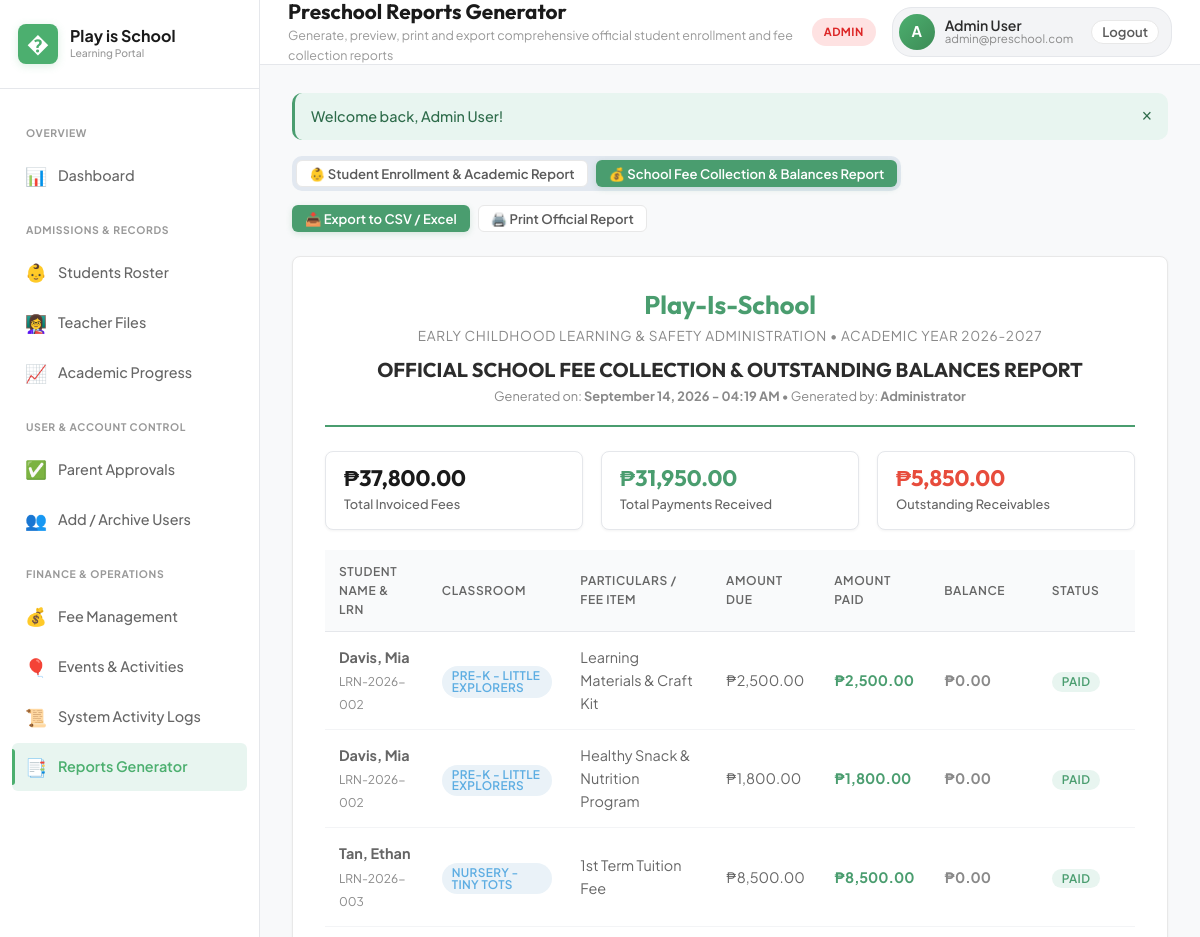
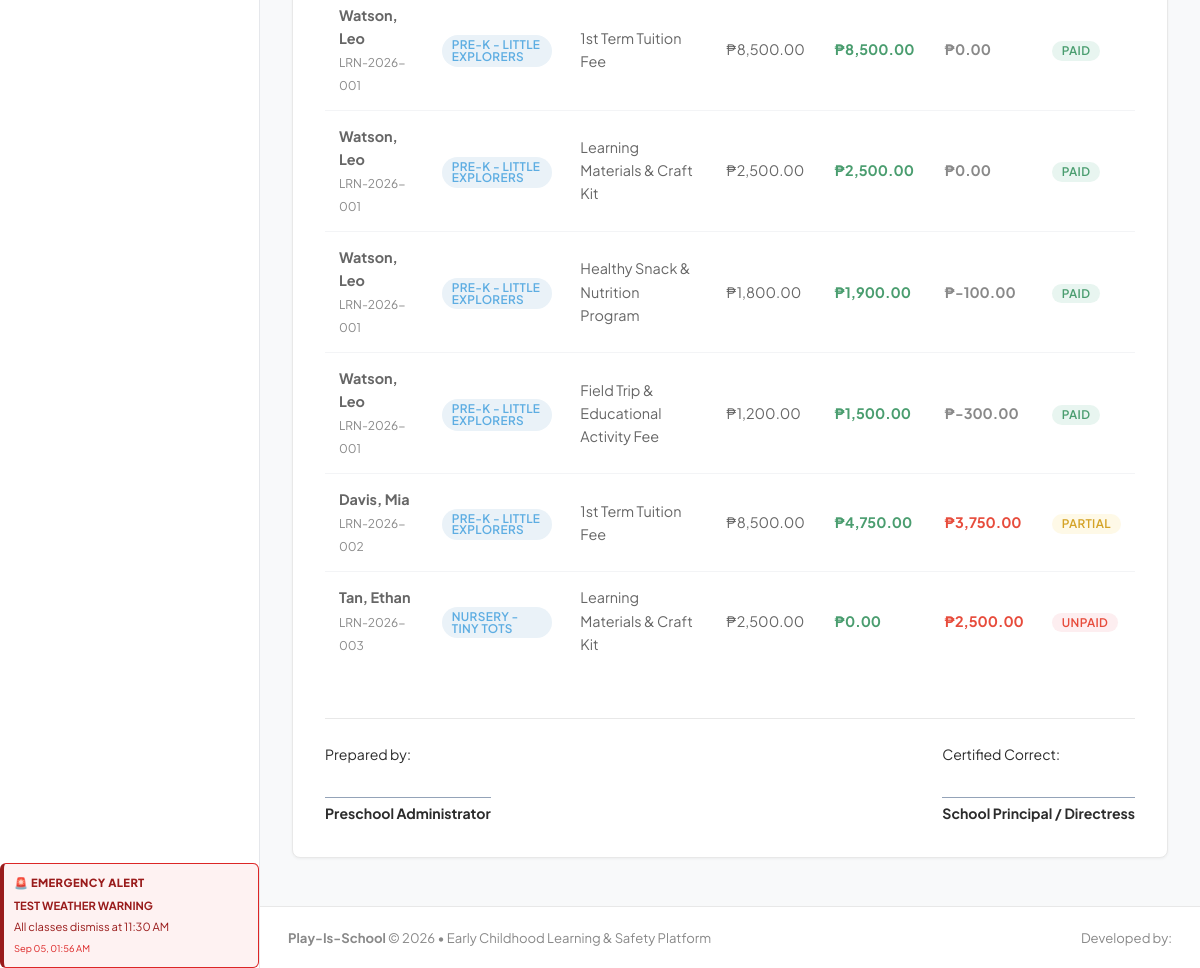
The app's page /admin/reports.php?type=fees (signed in), older data (2 pictures, top to bottom).
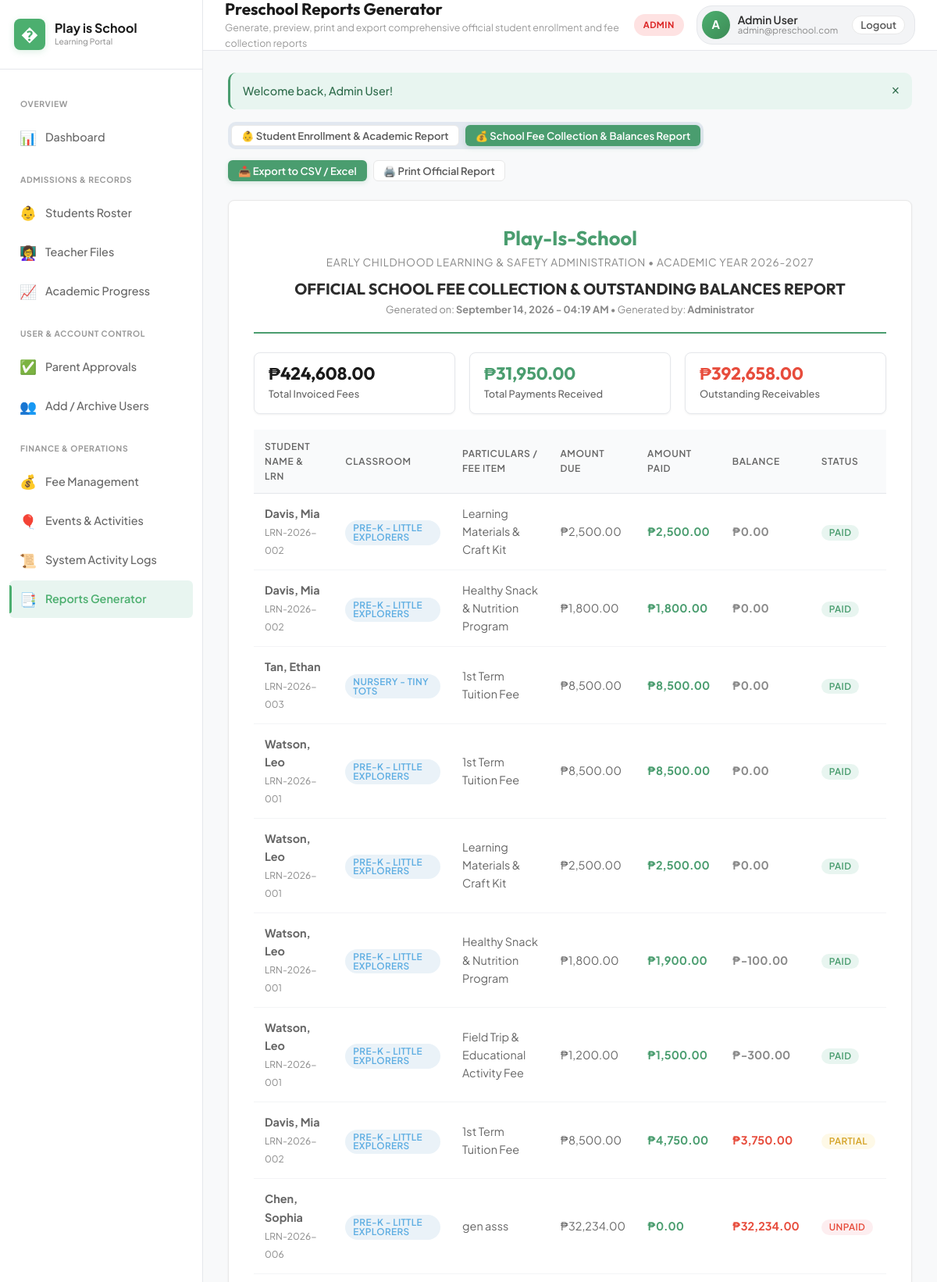
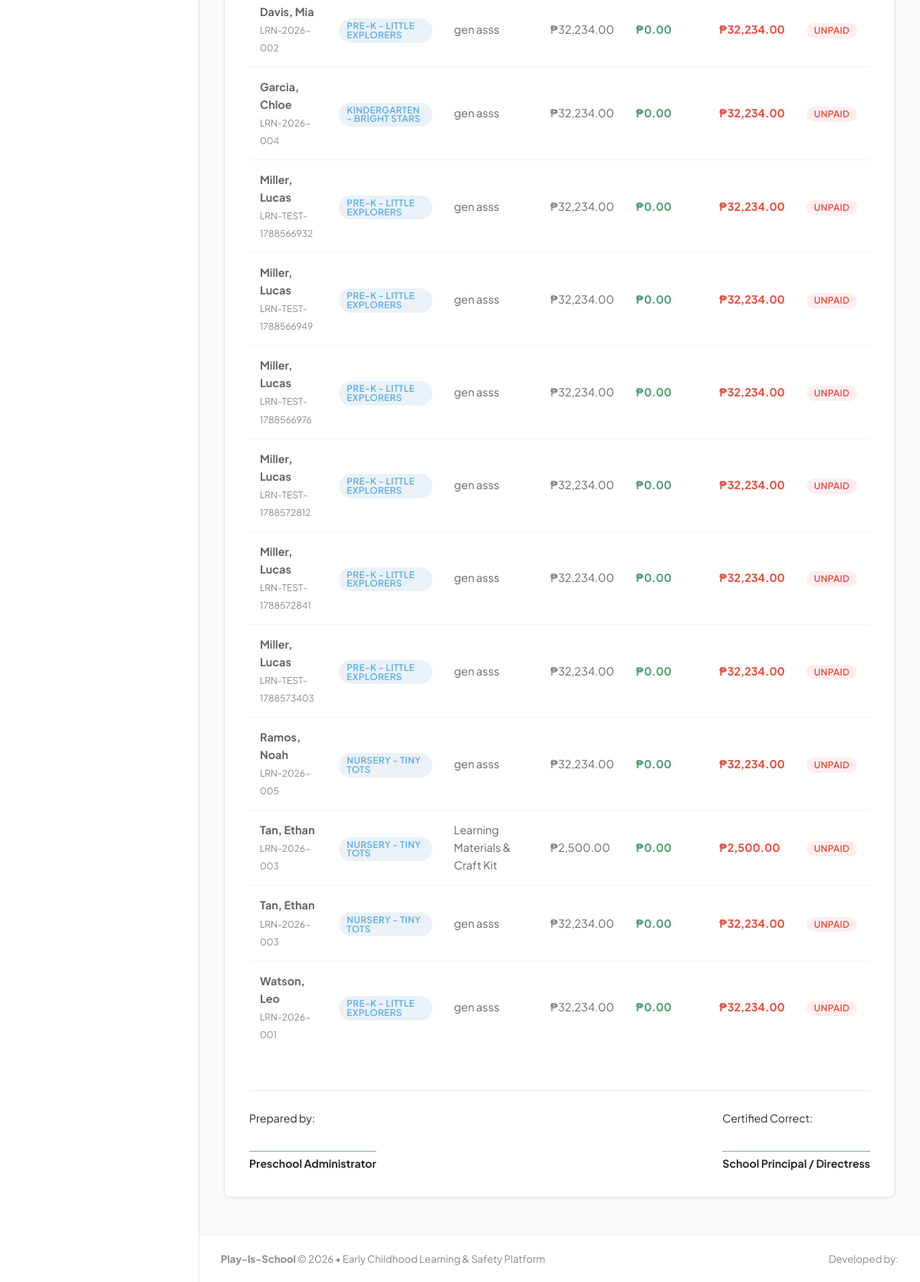
The same page, newer data (2 pictures, top to bottom).
### tables this page shows
CREATE TABLE emergency_alerts (
            id INTEGER PRIMARY KEY AUTOINCREMENT,
            title TEXT NOT NULL,
            message TEXT NOT NULL,
            severity TEXT DEFAULT 'urgent' CHECK(severity IN ('urgent', 'critical', 'warning')),
            posted_by INTEGER,
            created_at DATETIME DEFAULT CURRENT_TIMESTAMP,
            is_active INTEGER DEFAULT 1,
            FOREIGN KEY (posted_by) REFERENCES users(id) ON DELETE SET NULL
        );

CREATE TABLE student_fees (
            id INTEGER PRIMARY KEY AUTOINCREMENT,
            student_id INTEGER NOT NULL,
            fee_id INTEGER NOT NULL,
            amount_due REAL NOT NULL,
            amount_paid REAL DEFAULT 0,
            status TEXT DEFAULT 'unpaid' CHECK(status IN ('unpaid', 'partially_paid', 'paid')),
            created_at DATETIME DEFAULT CURRENT_TIMESTAMP,
            FOREIGN KEY (student_id) REFERENCES students(id) ON DELETE CASCADE,
            FOREIGN KEY (fee_id) REFERENCES fees(id) ON DELETE CASCADE
        );

CREATE TABLE students (
            id INTEGER PRIMARY KEY AUTOINCREMENT,
            first_name TEXT NOT NULL,
            last_name TEXT NOT NULL,
            lrn TEXT UNIQUE,
            dob DATE NOT NULL,
            gender TEXT CHECK(gender IN ('Male', 'Female')),
            blood_type TEXT,
            classroom_id INTEGER,
            parent_id INTEGER,
            address TEXT,
            emergency_contact_name TEXT,
            emergency_contact_phone TEXT,
            allergies TEXT,
            medical_notes TEXT,
            enrollment_status TEXT DEFAULT 'enrolled' CHECK(enrollment_status IN ('enrolled', 'archived', 'withdrawn')),
            admission_date DATE,
            avatar TEXT,
            FOREIGN KEY (classroom_id) REFERENCES classrooms(id) ON DELETE SET NULL,
            FOREIGN KEY (parent_id) REFERENCES users(id) ON DELETE SET NULL
        );

CREATE TABLE classrooms (
            id INTEGER PRIMARY KEY AUTOINCREMENT,
            name TEXT NOT NULL,
            room_number TEXT,
            capacity INTEGER DEFAULT 20,
            teacher_id INTEGER,
            FOREIGN KEY (teacher_id) REFERENCES users(id) ON DELETE SET NULL
        );

CREATE TABLE fees (
            id INTEGER PRIMARY KEY AUTOINCREMENT,
            title TEXT NOT NULL,
            description TEXT,
            amount REAL NOT NULL,
            school_year TEXT NOT NULL,
            due_date DATE
        );

### includes/auth.php (called while the page is built, shortened)
<?php
require_once dirname(__DIR__) . '/config/config.php';
function getActiveEmergencyAlert() {
    static $alert = null;
    if ($alert === null) {
        $db = getDB();
        $stmt = $db->query("SELECT * FROM emergency_alerts WHERE is_active = 1 ORDER BY id DESC LIMIT 1");
        $alert = $stmt->fetch() ?: false;
    }
    return $alert;
}

### config/config.php (called while the page is built, shortened)
<?php
function formatMoney($amount) {
    return '₱' . number_format((float)$amount, 2);
}

### admin/reports.php (the view, shortened to what the changed rows need)
<?php
require_once dirname(__DIR__) . '/includes/auth.php';
$db = getDB();
$reportType = $_GET['type'] ?? 'students';
if ($reportType === 'students') {
    $studentsReport = $db->query("
        SELECT s.*, c.name as class_name, u.name as parent_name, u.phone as parent_phone,
               (SELECT COUNT(*) FROM student_milestones sm WHERE sm.student_id = s.id AND sm.rating = 'mastered') as mastered_milestones,
               (SELECT COUNT(*) FROM student_milestones sm WHERE sm.student_id = s.id AND sm.rating = 'needs_support') as support_milestones,
               (SELECT COUNT(*) FROM attendance a WHERE a.student_id = s.id AND a.status = 'present') as days_present,
               (SELECT COUNT(*) FROM attendance a WHERE a.student_id = s.id) as total_days_recorded
        FROM students s
        LEFT JOIN classrooms c ON s.classroom_id = c.id
        LEFT JOIN users u ON s.parent_id = u.id
        WHERE s.enrollment_status = 'enrolled'
        ORDER BY s.last_name ASC
    ")->fetchAll();
} else {
    $feesReport = $db->query("
        SELECT sf.*, s.first_name, s.last_name, s.lrn, c.name as class_name, f.title as fee_title, f.due_date,
               (sf.amount_due - sf.amount_paid) as balance
        FROM student_fees sf
        JOIN students s ON sf.student_id = s.id
        JOIN fees f ON sf.fee_id = f.id
        LEFT JOIN classrooms c ON s.classroom_id = c.id
        ORDER BY sf.status ASC, s.last_name ASC
    ")->fetchAll();
    $totDue = array_sum(array_column($feesReport, 'amount_due'));
    $totPaid = array_sum(array_column($feesReport, 'amount_paid'));
    $totBal = $totDue - $totPaid;
}
require_once dirname(__DIR__) . '/includes/header.php';
?>
<div class="card" style="padding: 32px; background: #FFFFFF; border: 1px solid var(--border-color);">
    <div style="text-align: center; border-bottom: 2px solid var(--primary); padding-bottom: 18px; margin-bottom: 24px;">
        <h2 style="font-size: 1.6rem; color: var(--primary); margin-bottom: 4px;"><?= APP_NAME ?></h2>
    </div>
    <?php if ($reportType === 'students'): ?>
        <div class="stat-grid no-print" style="margin-bottom: 20px;">
            <div class="stat-card" style="padding: 14px 18px;">
                <div class="stat-content">
                    <div class="stat-value" style="font-size: 1.4rem;"><?= count($studentsReport) ?></div>
                    <div class="stat-label">Total Enrolled Pupils</div>
                </div>
            </div>
            <div class="stat-card" style="padding: 14px 18px;">
                <div class="stat-content">
                    <div class="stat-value" style="font-size: 1.4rem; color: var(--mint);">
                        <?= array_sum(array_column($studentsReport, 'mastered_milestones')) ?>
                    </div>
                    <div class="stat-label">Total Milestones Mastered</div>
                </div>
            </div>
            <div class="stat-card" style="padding: 14px 18px;">
                <div class="stat-content">
                    <div class="stat-value" style="font-size: 1.4rem; color: var(--rose);">
                        <?= array_sum(array_column($studentsReport, 'support_milestones')) ?>
                    </div>
                    <div class="stat-label">Developmental Areas Needing Support</div>
                </div>
            </div>
        </div>
        <div class="table-responsive">
            <table class="table">
                <thead>
                    <tr>
                        <th>Learner Ref No. (LRN)</th>
                        <th>Student Full Name</th>
                        <th>Gender</th>
                        <th>Classroom</th>
                        <th>Parent / Guardian</th>
                        <th>Attendance</th>
                        <th>Mastered</th>
                        <th>Support Needed</th>
                    </tr>
                </thead>
                <tbody>
                    <?php foreach ($studentsReport as $st):
                        $attPct = ($st['total_days_recorded'] > 0) ? round(($st['days_present'] / $st['total_days_recorded']) * 100) : 100;
                    ?>
                        <tr>
                            <td><code><?= htmlspecialchars($st['lrn'] ?? 'N/A') ?></code></td>
                            <td><strong><?= htmlspecialchars($st['last_name'] . ', ' . $st['first_name']) ?></strong></td>
                            <td><?= htmlspecialchars($st['gender']) ?></td>
                            <td><span class="badge badge-primary"><?= htmlspecialchars($st['class_name'] ?? 'Unassigned') ?></span></td>
                            <td>
                                <?= htmlspecialchars($st['parent_name'] ?? 'None Linked') ?><br>
                                <small style="color: var(--text-muted);"><?= htmlspecialchars($st['parent_phone'] ?? '') ?></small>
                            </td>
                            <td><strong><?= $attPct ?>%</strong> (<?= $st['days_present'] ?>/<?= $st['total_days_recorded'] ?> days)</td>
                            <td><span class="badge badge-success"><?= $st['mastered_milestones'] ?></span></td>
                            <td>
                                <?php if ($st['support_milestones'] > 0): ?>
                                    <span class="badge badge-danger"><?= $st['support_milestones'] ?> Alert</span>
                                <?php else: ?>
                                    <span class="badge badge-neutral">None</span>
                                <?php endif; ?>
                            </td>
                        </tr>
                    <?php endforeach; ?>
                </tbody>
            </table>
        </div>
    <?php elseif ($reportType === 'fees'): ?>
        <div class="stat-grid" style="margin-bottom: 20px;">
            <div class="stat-card" style="padding: 14px 18px;">
                <div class="stat-content">
                    <div class="stat-value" style="font-size: 1.4rem;"><?= formatMoney($totDue) ?></div>
                    <div class="stat-label">Total Invoiced Fees</div>
                </div>
            </div>
            <div class="stat-card" style="padding: 14px 18px;">
                <div class="stat-content">
                    <div class="stat-value" style="font-size: 1.4rem; color: var(--mint);"><?= formatMoney($totPaid) ?></div>
                    <div class="stat-label">Total Payments Received</div>
                </div>
            </div>
            <div class="stat-card" style="padding: 14px 18px;">
                <div class="stat-content">
                    <div class="stat-value" style="font-size: 1.4rem; color: var(--rose);"><?= formatMoney($totBal) ?></div>
                    <div class="stat-label">Outstanding Receivables</div>
                </div>
            </div>
        </div>
        <div class="table-responsive">
            <table class="table">
                <thead>
                    <tr>
                        <th>Student Name & LRN</th>
                        <th>Classroom</th>
                        <th>Particulars / Fee Item</th>
                        <th>Amount Due</th>
                        <th>Amount Paid</th>
                        <th>Balance</th>
                        <th>Status</th>
                    </tr>
                </thead>
                <tbody>
                    <?php foreach ($feesReport as $fr): ?>
                        <tr>
                            <td>
                                <strong><?= htmlspecialchars($fr['last_name'] . ', ' . $fr['first_name']) ?></strong><br>
                                <small style="color: var(--text-muted);"><?= htmlspecialchars($fr['lrn']) ?></small>
                            </td>
                            <td><span class="badge badge-info"><?= htmlspecialchars($fr['class_name'] ?? 'Unassigned') ?></span></td>
                            <td><?= htmlspecialchars($fr['fee_title']) ?></td>
                            <td><?= formatMoney($fr['amount_due']) ?></td>
                            <td style="color: var(--mint); font-weight: 700;"><?= formatMoney($fr['amount_paid']) ?></td>
                            <td style="color: <?= $fr['balance'] > 0 ? 'var(--rose)' : 'var(--text-muted)' ?>; font-weight: 700;">
                                <?= formatMoney($fr['balance']) ?>
                            </td>
                            <td>
                                <?php if ($fr['status'] === 'paid'): ?>
                                    <span class="badge badge-success">PAID</span>
                                <?php elseif ($fr['status'] === 'partially_paid'): ?>
                                    <span class="badge badge-warning">PARTIAL</span>
                                <?php else: ?>
                                    <span class="badge badge-danger">UNPAID</span>
                                <?php endif; ?>
                            </td>
                        </tr>
                    <?php endforeach; ?>
                </tbody>
            </table>
        </div>
    <?php endif; ?>
</div>
<?php require_once dirname(__DIR__) . '/includes/footer.php'; ?>

### includes/sidebar/sidebar.php (shortened to what the changed rows need)
<?php
$activeEmergency = getActiveEmergencyAlert();
?>
<aside class="app-sidebar" id="appSidebar">
    <?php if ($activeEmergency): ?>
        <div class="sidebar-emergency" role="alert">
            <div class="sidebar-emergency-title">🚨 Emergency Alert</div>
            <strong><?= htmlspecialchars($activeEmergency['title']) ?></strong>
            <p><?= htmlspecialchars($activeEmergency['message']) ?></p>
            <small><?= date('M d, h:i A', strtotime($activeEmergency['created_at'])) ?></small>
        </div>
    <?php endif; ?>
</aside>

Row changes from the older to the newer data that the page shows:
no longer on this page (row edited): emergency_alerts: title "TEST WEATHER WARNING", message "All classes dismiss at 11:30 AM", created_at "Sep 05, 01:56 AM"
added student_fees: student.first_name "Chen, Sophia", student.lrn "LRN-2026-006", classrooms.name "PRE-K - LITTLE EXPLORERS", fee.title "gen asss", amount_due "₱32,234.00", amount_paid "₱0.00", balance "₱32,234.00", status "UNPAID"
added student_fees: student.first_name "Davis, Mia", student.lrn "LRN-2026-002", classrooms.name "PRE-K - LITTLE EXPLORERS", fee.title "gen asss", amount_due "₱32,234.00", amount_paid "₱0.00", balance "₱32,234.00", status "UNPAID"
added student_fees: student.first_name "Garcia, Chloe", student.lrn "LRN-2026-004", classrooms.name "KINDERGARTEN - BRIGHT STARS", fee.title "gen asss", amount_due "₱32,234.00", amount_paid "₱0.00", balance "₱32,234.00", status "UNPAID"
added student_fees: student.first_name "Miller, Lucas", student.lrn "LRN-TEST-1788566932", classrooms.name "PRE-K - LITTLE EXPLORERS", fee.title "gen asss", amount_due "₱32,234.00", amount_paid "₱0.00", balance "₱32,234.00", status "UNPAID"
added student_fees: student.first_name "Miller, Lucas", student.lrn "LRN-TEST-1788566949", classrooms.name "PRE-K - LITTLE EXPLORERS", fee.title "gen asss", amount_due "₱32,234.00", amount_paid "₱0.00", balance "₱32,234.00", status "UNPAID"
added student_fees: student.first_name "Miller, Lucas", student.lrn "LRN-TEST-1788566976", classrooms.name "PRE-K - LITTLE EXPLORERS", fee.title "gen asss", amount_due "₱32,234.00", amount_paid "₱0.00", balance "₱32,234.00", status "UNPAID"
added student_fees: student.first_name "Miller, Lucas", student.lrn "LRN-TEST-1788572812", classrooms.name "PRE-K - LITTLE EXPLORERS", fee.title "gen asss", amount_due "₱32,234.00", amount_paid "₱0.00", balance "₱32,234.00", status "UNPAID"
added student_fees: student.first_name "Miller, Lucas", student.lrn "LRN-TEST-1788572841", classrooms.name "PRE-K - LITTLE EXPLORERS", fee.title "gen asss", amount_due "₱32,234.00", amount_paid "₱0.00", balance "₱32,234.00", status "UNPAID"
added student_fees: student.first_name "Miller, Lucas", student.lrn "LRN-TEST-1788573403", classrooms.name "PRE-K - LITTLE EXPLORERS", fee.title "gen asss", amount_due "₱32,234.00", amount_paid "₱0.00", balance "₱32,234.00", status "UNPAID"
added student_fees: student.first_name "Ramos, Noah", student.lrn "LRN-2026-005", classrooms.name "NURSERY - TINY TOTS", fee.title "gen asss", amount_due "₱32,234.00", amount_paid "₱0.00", balance "₱32,234.00", status "UNPAID"
added student_fees: student.first_name "Tan, Ethan", student.lrn "LRN-2026-003", classrooms.name "NURSERY - TINY TOTS", fee.title "gen asss", amount_due "₱32,234.00", amount_paid "₱0.00", balance "₱32,234.00", status "UNPAID"
added student_fees: student.first_name "Watson, Leo", student.lrn "LRN-2026-001", classrooms.name "PRE-K - LITTLE EXPLORERS", fee.title "gen asss", amount_due "₱32,234.00", amount_paid "₱0.00", balance "₱32,234.00", status "UNPAID"
Text that changed along with them:
formatMoney($totDue): "₱37,800.00" → "₱424,608.00"
formatMoney($totBal): "₱5,850.00" → "₱392,658.00"
text no longer shown: "🚨 EMERGENCY ALERT"
